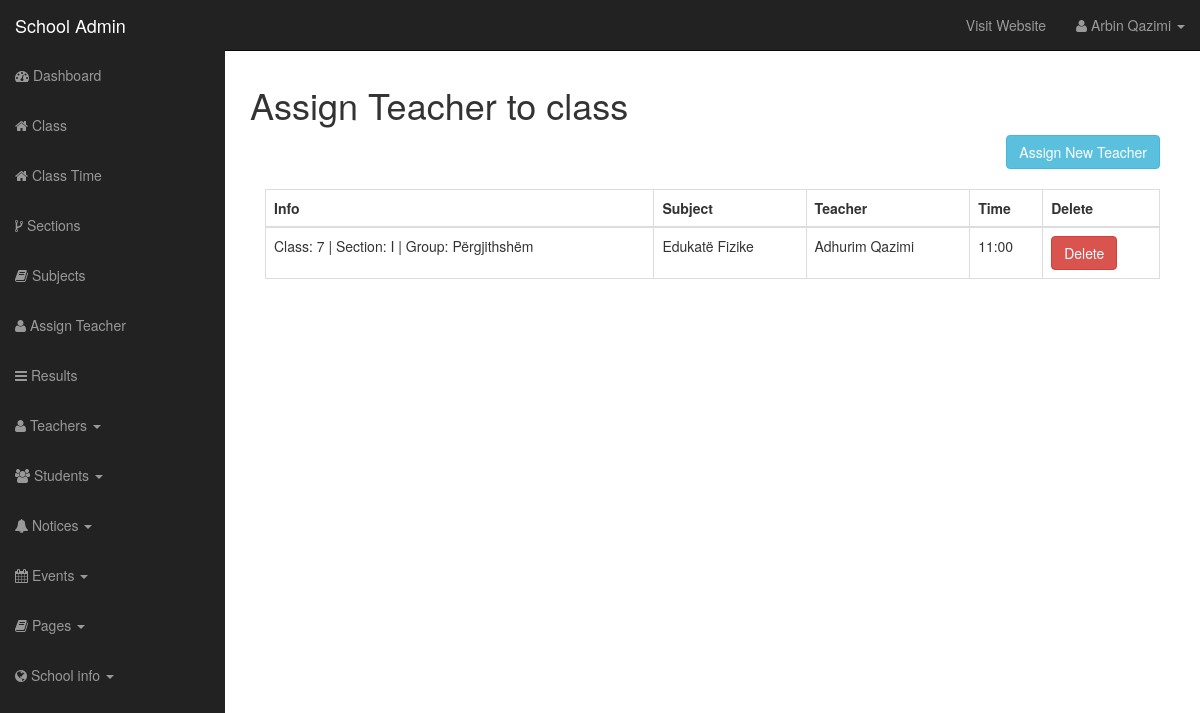
The page /school-admin/assign_teacher.php (signed in) on the database as committed earlier.
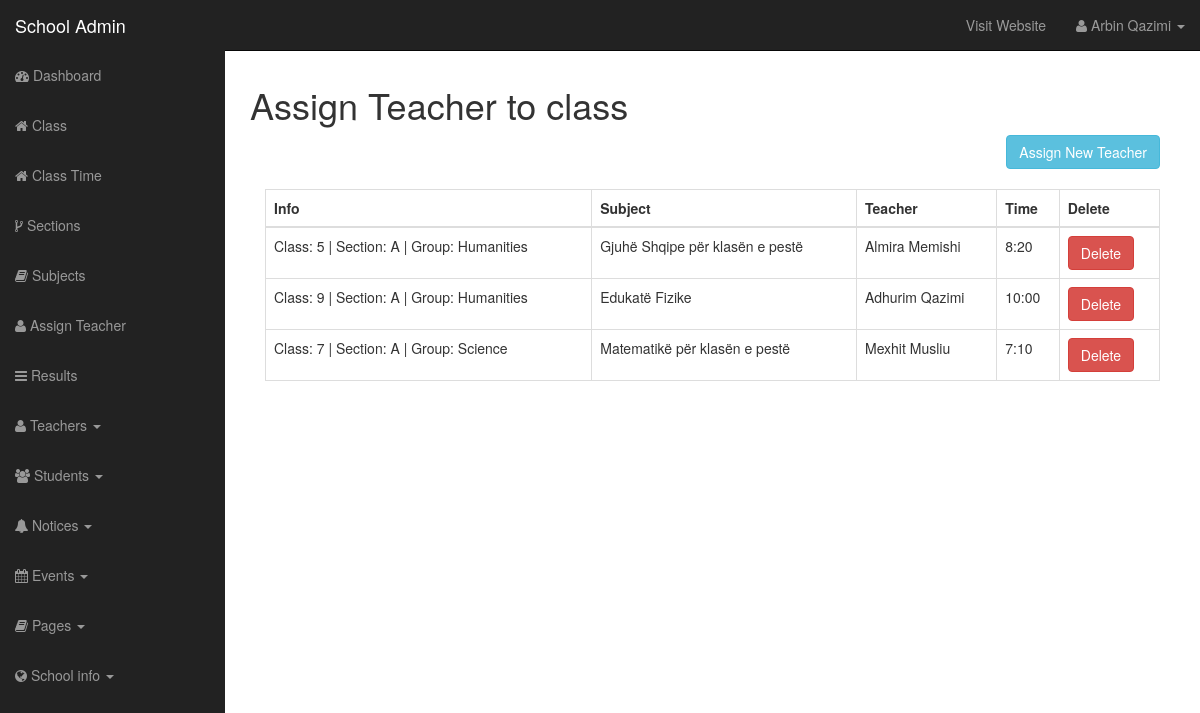
The same page on the database as committed later.
### tables this page shows
CREATE TABLE `class_teacher` (
  `id` int(5) NOT NULL,
  `global_name_id` int(5) NOT NULL,
  `teacher_email` varchar(50) NOT NULL,
  `subject_name_id` int(6) NOT NULL,
  `class_time` varchar(255) NOT NULL,
  `class_days` varchar(255) NOT NULL,
  `is_class_teacher` varchar(5) NOT NULL DEFAULT 'N'
);

CREATE TABLE `sections` (
  `id` int(5) NOT NULL,
  `class_id` int(5) NOT NULL,
  `section` varchar(20) NOT NULL,
  `group_name` varchar(30) DEFAULT NULL,
  `global_name` varchar(255) DEFAULT NULL
);

CREATE TABLE `subjects` (
  `id` int(5) NOT NULL,
  `subject` varchar(255) DEFAULT NULL
);

CREATE TABLE `user` (
  `id` int(12) NOT NULL,
  `username` varchar(100) NOT NULL,
  `user_password` varchar(255) NOT NULL,
  `user_role` varchar(30) NOT NULL,
  `user_firstname` varchar(50) DEFAULT NULL,
  `user_lastname` varchar(50) DEFAULT NULL
);

### functions.php (called while the page is built, shortened)
<?php
require_once "includes/db.php";
function get_subject_name_by_id($id) {
	global $conn;
	$query = "SELECT subject FROM subjects WHERE id=$id";
	$result = mysqli_query($conn, $query);
	$row = mysqli_fetch_assoc($result);
	return $row['subject'];
}

### school-admin/assign-teacher/view-all.php (the view, shortened to what this page needs)
<div class="col-md-12">
	<table class="table table-bordered">
		<thead>
			<tr>
				<th>Info</th>
				<th>Subject</th>
				<th>Teacher</th>
				<th>Time</th>
				<th>Delete</th>
			</tr>
		</thead>
		<tbody>
			<?php
				$query = "SELECT *, class_teacher.id as class_id FROM class_teacher INNER JOIN user ON class_teacher.teacher_email=user.username ORDER BY class_teacher.id ASC";
				$result = mysqli_query($conn, $query);
				while ($row = mysqli_fetch_assoc($result)) {
					$global_name_id = $row['global_name_id'];
					$subject_id = $row['subject_name_id'];
					$query_global_name = "SELECT global_name FROM sections WHERE id=$global_name_id";
					$result_global_name = mysqli_query($conn, $query_global_name);
					$row_global_name = mysqli_fetch_assoc($result_global_name);
					$global_name = $row_global_name['global_name'];
					echo "<tr>";
					echo "<td>$global_name</td>";
					echo "<td>".get_subject_name_by_id($subject_id)."</td>";
					echo "<td>".$row['user_firstname'] ." ". $row['user_lastname']."</td>";
					echo "<td>".$row['class_time']."</td>";
					echo "<td><a href='assign_teacher.php?delete_class_teacher=".$row['class_id']."' class='btn btn-danger'>Delete</a></td>";
					echo "</tr>";
				}
			?>
		</tbody>
	</table>
</div>

Rows that differ between the two databases and show on the page:
removed class_teacher: sections.global_name "Class: 7 | Section: I | Group: Përgjithshëm", subject_name.subject "Edukatë Fizike", user.user_firstname "Adhurim", user.user_lastname "Qazimi", class_time "11:00"
added class_teacher: sections.global_name "Class: 5 | Section: A | Group: Humanities", subject_name.subject "Gjuhë Shqipe për klasën e pestë", user.user_firstname "Almira", user.user_lastname "Memishi", class_time "8:20"
added class_teacher: sections.global_name "Class: 9 | Section: A | Group: Humanities", subject_name.subject "Edukatë Fizike", user.user_firstname "Adhurim", user.user_lastname "Qazimi", class_time "10:00"
added class_teacher: sections.global_name "Class: 7 | Section: A | Group: Science", subject_name.subject "Matematikë për klasën e pestë", user.user_firstname "Mexhit", user.user_lastname "Musliu", class_time "7:10"
